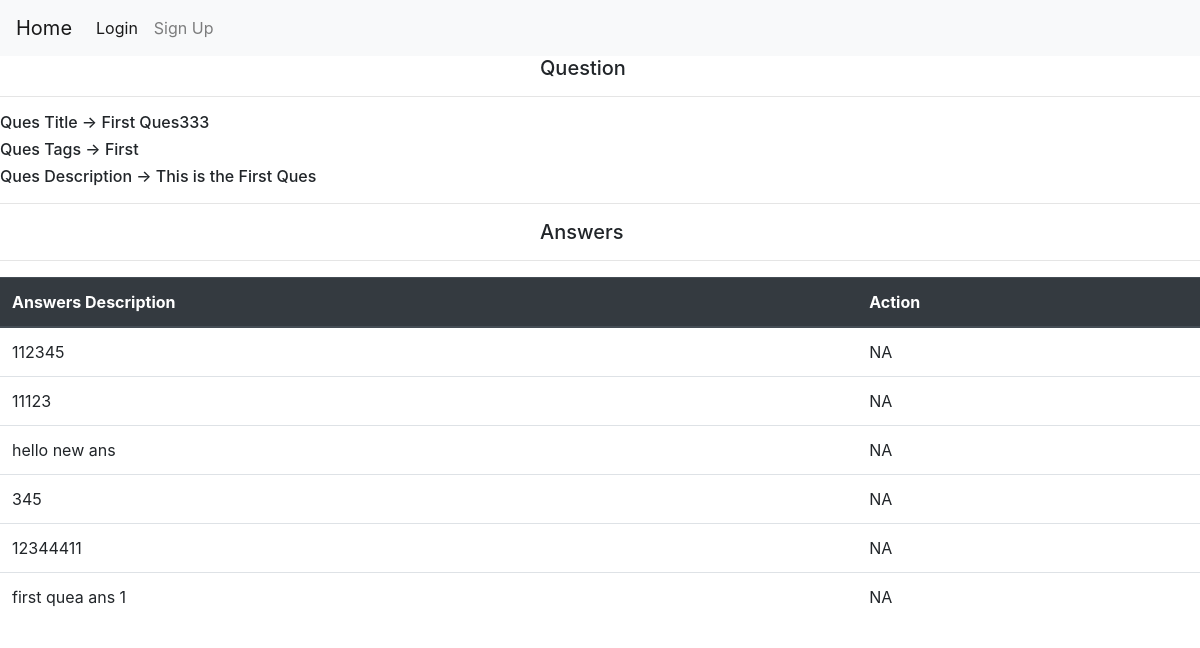
The app's page /ans/1 with its own data.
### myapi/models.py (models this page shows, shortened)
class Questions(models.Model):
    description= models.CharField(max_length=60)
    tags=models.CharField(max_length=60)
    title=models.CharField(max_length=30)
    creation_time=models.DateTimeField()
    user_id=models.IntegerField()
    count_view=models.IntegerField()

class Answers(models.Model):
    aid=models.AutoField(primary_key=True)
    qid=models.IntegerField()
    desc=models.CharField(max_length=200)
    creation_time = models.DateTimeField()
    user_id = models.IntegerField()

### myapi/views.py (the view)
# urls.py: path('ans/<int:qid>', views.ans, name="ans"),
def ans(request,qid):
    q=Questions.objects.get(id=qid)
    a=Answers.objects.filter(qid=qid).order_by("-creation_time")
    params = {'ques': q,
              'answers': a,
              }
    return render(request,'ans.html',params)

### myapi/templates/ans.html (shortened to what this page needs)
{% extends 'navv.html' %}
{% block body %}
    <h5 style="padding-left: 45%">Question </h5>
    <hr>
        <div>
             <h6> Ques Title -> {{ ques.title }} </h6>
             <h6> Ques Tags -> {{ ques.tags }} </h6>
            <h6> Ques Description -> {{ ques.description }} </h6>
        </div>
<hr>
    <h5 style="padding-left: 45%"> Answers</h5>
<hr>
{% if not answers.exists %}
    <h3 style="padding-left: 40%">No result found</h3>
    {% else %}
    <table class="table">
<thead class="thead-dark">
    <th>Answers Description</th>
    <th>Action</th>
</thead>
    {% for answer in answers %}
        <tr>
            <td>{{ answer.desc }}</td>
        <td>
        {% if user.id == answer.user_id %}
            <a href={% url 'editans' aid=answer.aid %}>Edit</a>
            <a href={% url 'delans' aid=answer.aid %}>Delete</a>
            {% else %}
                NA
         {% endif %}
        </td>
        </tr>
    {% endfor %}
    </table>
{% endif %}
{% endblock %}

### records on screen
Questions: title "First Ques333", tags "First", description "This is the First Ques"
Answers: desc "112345", shows "NA"
Answers: desc "11123", shows "NA"
Answers: desc "hello new ans", shows "NA"
Answers: desc "345", shows "NA"
Answers: desc "12344411", shows "NA"
Answers: desc "first quea ans 1", shows "NA"
